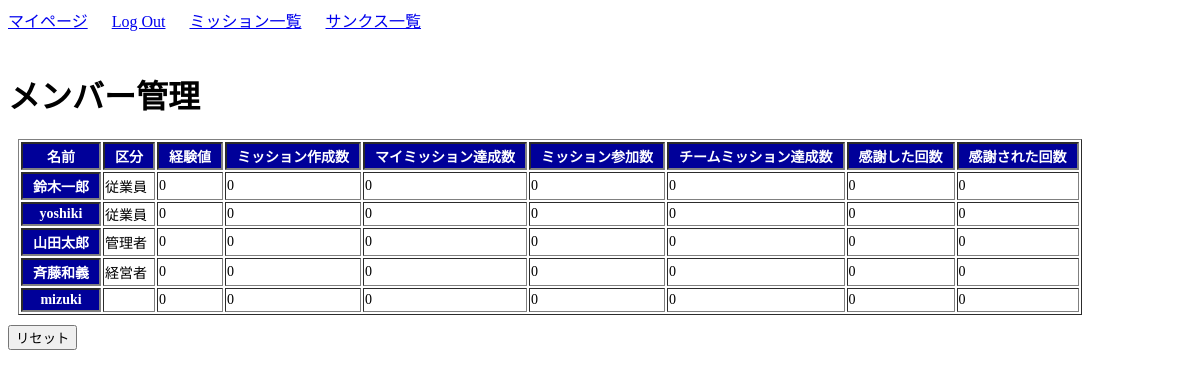
The app's page /management/ (signed in) with its own data.
### user/models.py (models this page shows, shortened)
class Profile(models.Model):
    user = models.OneToOneField(User, on_delete=models.CASCADE)
    kubun = models.CharField(verbose_name='区分',
                             max_length=2,
                             choices=KUBUN_CHOICES,
                             blank=True)
    exp_total = models.IntegerField(verbose_name='経験値', default=10)
    mission_create_count = models.IntegerField(default=0)  # ミッション作成回数
    my_success_count = models.IntegerField(default=0)      # 自ら作成したミッションの達成数
    join_count = models.IntegerField(default=0)            # ミッション参加回数
    team_success_count = models.IntegerField(default=0)    # 参加したミッションの達成回数
    thanks_count = models.IntegerField(default=0)          # 感謝した回数
    thanked_count = models.IntegerField(default=0)         # 感謝された回数

### user/views.py (the view)
# urls.py: path('management/', views.management, name='management'),
def management(request):
    all_profile_ = Profile.objects.all()
    all_profile = sorted(all_profile_, key=lambda x: x.exp_total, reverse=True)
    contents = {
        'all_profile': all_profile,
        'profile': Profile.objects.get(user=request.user)
        }
    return render(request, 'user/management.html', contents)

### user/templates/user/management.html (shortened to what this page needs)
{% extends 'mission/base.html' %}
{% block body %}
<br>
<br>
<h1>メンバー管理</h1>
<table border="1">
    <tr>
        <th>名前</th><th>区分</th><th>経験値</th>
        <th>ミッション作成数</th><th>マイミッション達成数</th><th>ミッション参加数</th>
        <th>チームミッション達成数</th><th>感謝した回数</th><th>感謝された回数</th>
    </tr>
    {% for profile in all_profile %}
    <tr>
        <th>{{ profile.user.username }}</th><td>{{ profile.get_kubun_display }}</td><td>{{ profile.exp_total }}</td>
        <td>{{ profile.mission_create_count }}</td><td>{{ profile.my_success_count }}</td><td>{{ profile.join_count }}</td>
        <td>{{ profile.team_success_count }}</td><td>{{ profile.thanks_count }}</td><td>{{ profile.thanked_count }}</td>
    </tr>
    {% endfor %}
</table>
<form action="{% url 'reset' %}">
    <input type="submit" value="リセット">
</form>
{% endblock body %}

### mission/static/mission/css/style.css (style rules this page uses)
table { margin: 10px; font-size: 14px; }
table tr th { background-color: #009; color: white; padding: 2px 10px; border-width: 2px; }

### records on screen
Profile: user.username "鈴木一郎", kubun "従業員", exp_total "0", mission_create_count "0", my_success_count "0", join_count "0", team_success_count "0", thanks_count "0", thanked_count "0"
Profile: user.username "yoshiki", kubun "従業員", exp_total "0", mission_create_count "0", my_success_count "0", join_count "0", team_success_count "0", thanks_count "0", thanked_count "0"
Profile: user.username "山田太郎", kubun "管理者", exp_total "0", mission_create_count "0", my_success_count "0", join_count "0", team_success_count "0", thanks_count "0", thanked_count "0"
Profile: user.username "斉藤和義", kubun "経営者", exp_total "0", mission_create_count "0", my_success_count "0", join_count "0", team_success_count "0", thanks_count "0", thanked_count "0"
Profile: user.username "mizuki", exp_total "0", mission_create_count "0", my_success_count "0", join_count "0", team_success_count "0", thanks_count "0", thanked_count "0"
